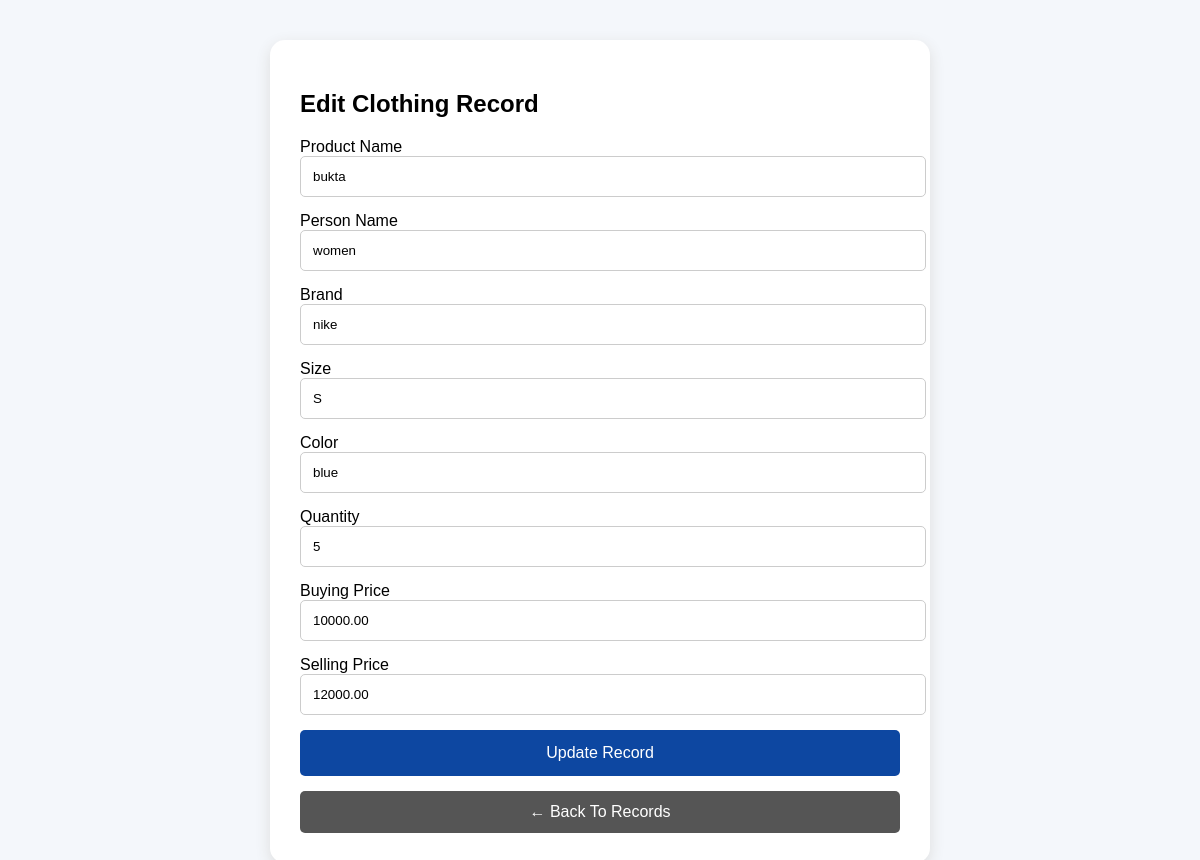
Screenshot of /edit_record.php?id=3 (signed in) with the database file from the repository.
### tables this page shows
CREATE TABLE `products` (
  `id` int(11) NOT NULL,
  `product_name` varchar(100) NOT NULL,
  `category` varchar(50) DEFAULT NULL,
  `brand` varchar(50) DEFAULT NULL,
  `size` varchar(20) DEFAULT NULL,
  `color` varchar(30) DEFAULT NULL,
  `quantity` int(11) NOT NULL,
  `buying_price` decimal(10,2) DEFAULT NULL,
  `selling_price` decimal(10,2) DEFAULT NULL,
  `total_cost` decimal(10,2) DEFAULT NULL,
  `total_sales` decimal(10,2) DEFAULT NULL,
  `profit` decimal(10,2) DEFAULT NULL,
  `loss` decimal(10,2) DEFAULT NULL,
  `net_profit` decimal(10,2) DEFAULT NULL,
  `sale_date` date DEFAULT NULL
);

### edit_record.php (the view, shortened to what this page needs)
<?php
include "database.php";
$id = mysqli_real_escape_string($conn, $_GET['id']);
$query = "SELECT * FROM products WHERE id='$id'";
$result = mysqli_query($conn,$query);
$row = mysqli_fetch_assoc($result);
?>
<!DOCTYPE html>
<html>
<head>
</head>
<body>
<div class="box">
<h2>Edit Clothing Record</h2>
<form method="POST">
<label>Product Name</label>
<input type="text"
name="product_name"
value="<?php echo htmlspecialchars($row['product_name']); ?>"
required>
<label>Person Name</label>
<input type="text"
name="category"
value="<?php echo htmlspecialchars($row['category']); ?>"
required>
<label>Brand</label>
<input type="text"
name="brand"
value="<?php echo htmlspecialchars($row['brand']); ?>"
required>
<label>Size</label>
<input type="text"
name="size"
value="<?php echo htmlspecialchars($row['size']); ?>"
required>
<label>Color</label>
<input type="text"
name="color"
value="<?php echo htmlspecialchars($row['color']); ?>"
required>
<label>Quantity</label>
<input type="number"
name="quantity"
value="<?php echo $row['quantity']; ?>"
required>
<label>Buying Price</label>
<input type="number"
name="buying_price"
value="<?php echo $row['buying_price']; ?>"
required>
<label>Selling Price</label>
<input type="number"
name="selling_price"
value="<?php echo $row['selling_price']; ?>"
required>
<button name="update">
Update Record
</button>
<a href="records.php" class="back">
← Back To Records
</a>
</form>
</div>
</body>
</html>

### edit_record.php (style rules this page uses)
body { font-family:Arial; background:#f4f7fb; }
.box { width:600px; background:white; padding:30px; margin:40px auto; border-radius:15px; box-shadow:0 5px 15px #ddd; }
input { width:100%; padding:12px; margin-bottom:15px; border:1px solid #ccc; border-radius:5px; }
button { width:100%; padding:14px; background:#0d47a1; color:white; border:none; border-radius:5px; font-size:16px; cursor:pointer; }
.back { display:block; margin-top:15px; text-align:center; background:#555; color:white; padding:12px; text-decoration:none; border-radius:5px; }

### rows the page displays
products: product_name "bukta", category "women", brand "nike", size "S", color "blue", quantity "5", buying_price "10000.00", selling_price "12000.00"
